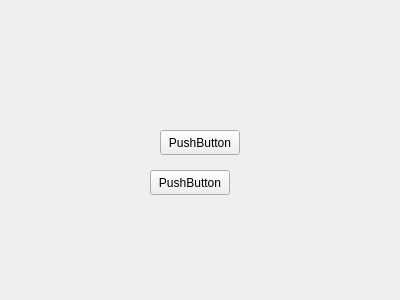
<?xml version="1.0" encoding="UTF-8"?>
<ui version="4.0">
 <class>BlendToolParamWindow</class>
 <widget class="QWidget" name="BlendToolParamWindow">
  <property name="geometry">
   <rect>
    <x>0</x>
    <y>0</y>
    <width>400</width>
    <height>300</height>
   </rect>
  </property>
  <property name="windowTitle">
   <string>Form</string>
  </property>
  <widget class="QPushButton" name="pushButton">
   <property name="geometry">
    <rect>
     <x>160</x>
     <y>130</y>
     <width>80</width>
     <height>25</height>
    </rect>
   </property>
   <property name="text">
    <string>PushButton</string>
   </property>
  </widget>
  <widget class="QPushButton" name="pushButton_2">
   <property name="geometry">
    <rect>
     <x>150</x>
     <y>170</y>
     <width>80</width>
     <height>25</height>
    </rect>
   </property>
   <property name="text">
    <string>PushButton</string>
   </property>
  </widget>
 </widget>
 <resources/>
 <connections/>
</ui>
